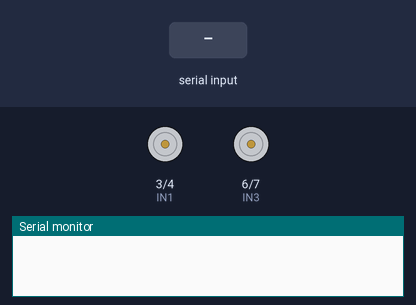
The sketch below on a simulated Arduino Uno, built with avr-gcc and run on an emulated ATmega328P. On the bench: motor-driver pin pairs drawn as motors (green arrow = first pin HIGH = forward, orange = second pin HIGH = backward, longer = more drive, scaled by the enable pin), the last lines printed to the serial monitor. The test bench sets the inputs (shaded band).

Above: at 1.2 s.
1.3 s: "f" received over Serial
At 2.3 s:
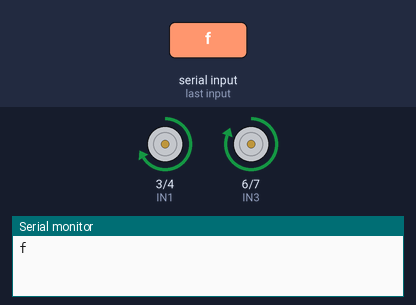
2.8 s: "b" received over Serial
At 3.5 s:
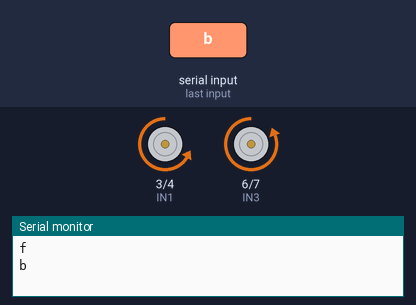
4.3 s: "r" received over Serial
At 4.6 s:
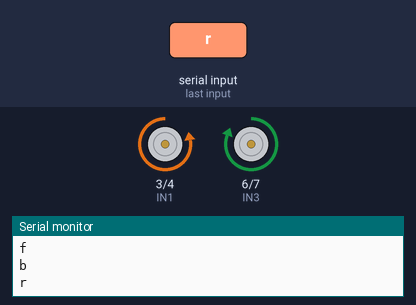
5.8 s: "l" received over Serial
At 7.0 s:
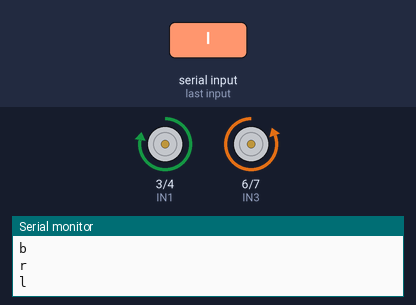
7.3 s: byte 51 ('3') received over Serial
8.8 s: "f" received over Serial
At 9.3 s:
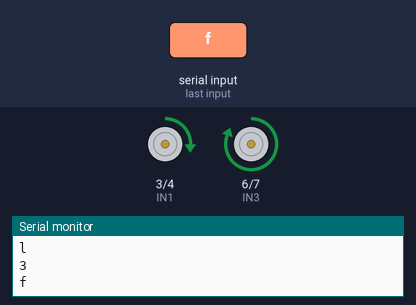
Timing chart, 0 to 11.3 s (numbered marks = the images above; inputs shaded):
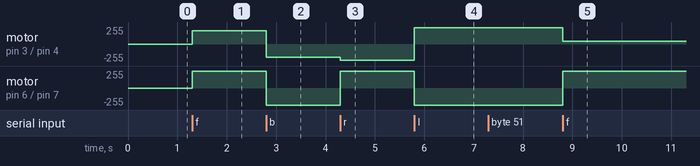

The sketch:

tank-L298N.ino
```cpp
#include <Arduino.h>
#include <SoftwareSerial.h>
#include <Wire.h>

int curSpeed = 200;

int ENA = 5;
int IN1 = 3;
int IN2 = 4;

int ENB = 8;
int IN3 = 6;
int IN4 = 7;


// int back_led = 13;
// int front_led = 12;

void setup() {
  // initialize Serial module
  Serial.begin(9600); // Default connection rate for my BT module

  // Right motor
  pinMode(IN1, OUTPUT);
  pinMode(IN2, OUTPUT);

  // Left motor
  pinMode(IN3, OUTPUT);
  pinMode(IN4, OUTPUT);

  // back and front leds
  // pinMode(back_led, OUTPUT);
  // pinMode(front_led, OUTPUT);
}

void loop() {
 if(Serial.available() > 0){
   char letter = Serial.read();
   Serial.println(letter);

   if(letter == 'f'){
     Forward();
   }
   else if(letter == 'b'){
     Backward();
   }
   else if(letter == 'r' || letter == 'i' || letter == 'j'){
     TurnRight();
   }
   else if(letter == 'l' || letter == 'g' || letter == 'h'){
     TurnLeft();
   }
   else if(letter == '1'){
     ChangeSpeed(1);
   }
   else if(letter == '2'){
     ChangeSpeed(2);
   }

   else if(letter == '3'){
     ChangeSpeed(3);
   }


   else if(letter == '4'){
     ChangeSpeed(4);
   }


   else if(letter == '5'){
     ChangeSpeed(5);
   }


   else if(letter == '6'){
     ChangeSpeed(6);
   }


   else if(letter == '7'){
     ChangeSpeed(7);
   }


   else if(letter == '8'){
     ChangeSpeed(8);
   }


   else if(letter == '9'){
     ChangeSpeed(9);
   }

   else if(letter == 's'){
     Stop();
   }

   else if(letter == 'W'){
     digitalWrite(13, HIGH);
   }

   else if(letter == 'w'){
     digitalWrite(13, LOW);
   }

   else if(letter == 'U'){
     digitalWrite(12, HIGH);
   }

   else if(letter == 'u'){
     digitalWrite(12, LOW);
   }
 }
}

void Forward()
{
 MotorR_Run(curSpeed);
 MotorL_Run(curSpeed);
}

void Backward()
{
 MotorR_Run(-curSpeed);
 MotorL_Run(-curSpeed);
}

void TurnLeft()
{
 MotorL_Run(-500);
 MotorR_Run(500);
}

void TurnRight()
{
 MotorL_Run(500);
 MotorR_Run(-500);
}

void Stop()
{
 MotorR_Run(0);
 MotorL_Run(0);
}

void ChangeSpeed(int spd)
{
 curSpeed = 100*spd;
}


void MotorR_Run(int spd){
  if (spd>0){
    digitalWrite(IN1, HIGH);
    digitalWrite(IN2, LOW);
    analogWrite(ENA, spd);
  }else{
    digitalWrite(IN1, LOW);
    digitalWrite(IN2, HIGH);
    analogWrite(ENA, -spd);
  }
}

void MotorL_Run(int spd){
  if (spd>0){
    digitalWrite(IN3, HIGH);
    digitalWrite(IN4, LOW);
    analogWrite(ENB, spd);
  }else{
    digitalWrite(IN3, LOW);
    digitalWrite(IN4, HIGH);
    analogWrite(ENB, -spd);
  }
}
```

Measured:
- after the input at 1.3 s, motor on pin 3 (IN1) / pin 4 (IN2): stopped → forward 200/255 at once; motor on pin 6 (IN3) / pin 7 (IN4): stopped → forward 255/255 at once
- after the input at 2.8 s, motor on pin 3 (IN1) / pin 4 (IN2): forward 200/255 → backward 200/255 at once; motor on pin 6 (IN3) / pin 7 (IN4): forward 255/255 → backward 255/255 at once
- after the input at 4.3 s, motor on pin 3 (IN1) / pin 4 (IN2): backward 200/255 → backward 244/255 at once; motor on pin 6 (IN3) / pin 7 (IN4): backward 255/255 → forward 255/255 at once
- after the input at 5.8 s, motor on pin 3 (IN1) / pin 4 (IN2): backward 244/255 → forward 244/255 at once; motor on pin 6 (IN3) / pin 7 (IN4): forward 255/255 → backward 255/255 at once
- after the input at 8.8 s, motor on pin 3 (IN1) / pin 4 (IN2): forward 244/255 → forward 44/255 at once; motor on pin 6 (IN3) / pin 7 (IN4): backward 255/255 → forward 255/255 at once
